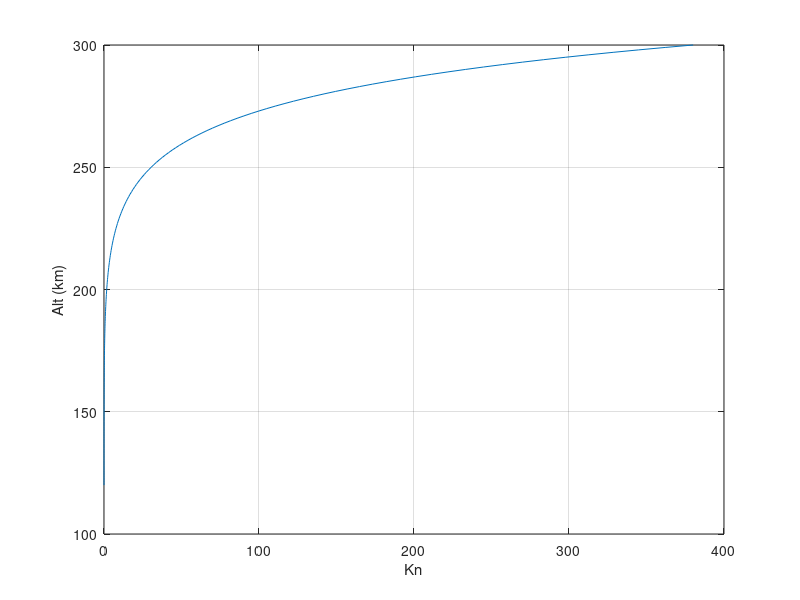

The MATLAB script that drew this image:
clear;clc;close all


%% 1
% 1

r_O = 1e-10; % m

r_N2 = 3e-10; % m

sig_ON2 = pi*(r_O + r_N2)^2; % m^2

fprintf('Q11: %d (m^2)\n', sig_ON2)

% 2
kb = 1.38e-23; % m2 kg s-2 K-1

m1 = 2.66e-26; % kg
m2 = 4.65e-26; % kg

n2 = 8.9e16; % m-3

T1 = 600; % K
T2 = 700; % K

T12 = (m2*T1 + m1*T2)/(m1 + m2);
m12 = m1*m2/(m1 + m2);

v = sig_ON2*n2*sqrt(8*kb*T12/pi/m12); % 1/s

fprintf('Q12: %f (1/s)\n', v)

% 3

cbar_O = sqrt(8*kb*T1/pi/m1); % m/s

fprintf('Q13: %f (m/s)\n', cbar_O)

% 4

sig_N2 = pi*(r_N2 + r_N2)^2; % m^2

l_N2 = 1/(sig_N2*n2*sqrt(2)); % m

fprintf('Q14: %f (m)\n', l_N2)

% 5
sig_O = pi*(r_O + r_O)^2; % m^2

n1 = 1.5e16; % m-3

l_O = 1/(sig_O*n1*sqrt(2)); % m

D12 = cbar_O*l_O;

fprintf('Q15: %f \n', D12)

%% 2
% 1
clear;close all

kb = 1.38e-23; % m2 kg s-2 K-1

r_N2 = 3e-10; % m
m_N2 = 4.65e-26; % kg

sig_N2 = pi*(r_N2 + r_N2)^2; % m^2



Tinf = 700; % K
Tz0 = 120; % K
s = 0.01/1000; % m-1
g = 9; % m/s^2

delz = 1000; % m

zs = 120e3:(delz):300e3; % m
z0 = 120e3; % m

rho0 = 2e17 * m_N2; % kg/m^3

rho = rho0;

for i = 2:length(zs)

    zi = zs(i);
    T = Tinf - (Tinf - Tz0)*exp(-s*(zi - z0));

    H = kb*T/m_N2/g;

    rho(i) = rho(i - 1)*exp(-delz/H); % kg/m^3

    n = rho(i)/m_N2; % n/m^3

    Kn(i) = 1/sig_N2/n/sqrt(2) * m_N2*g/kb/T; 


end

plot(Kn, zs/1000)
grid on
xlabel('Kn')
ylabel('Alt (km)')

z_kn_1 = interp1(Kn, zs, 1)/1000; % km

fprintf('Q2: %f (km) \n', z_kn_1)


%% 3
clear

g = 9.5; % m/s^2

cp = 1.4e3; % m2s-1K-1

T = 190; % K


% region 1

dTdz = -9/1000; % K/m
dudz = -18/1000; % m/s / m

dvdz = 0; % entirely east in both directions.

N2 = g/T*(dTdz + g/cp);

Ri = N2/(dudz^2 + dvdz^2);

fprintf('\nQ31: Richardson Number [%f] is >0 due to >0 N2, \nthus likely unstable since Ri < 1/4. \n\n', Ri)

% region 2

aK = 1e-3; % W/Km

dudz = sqrt(0.0014);%  m/s/m

kl = 1.45e-2;% W/km
kh = 1.38e-2; % W/km

Tl = (kl/aK)^2; % K
Th = (kh/aK)^2; % K

dTdz = (Th - Tl)/(5000); % K/m

T = (Tl + Th)/2; % K

N2_2 = g/T*(dTdz + g/cp);
Ri_2 = N2/(dudz^2 + dvdz^2);

fprintf('Q32: Richardson Number [%f] is >0 due to >0 N2, \nthus likely unstable since Ri < 1/4. \n', Ri_2)









